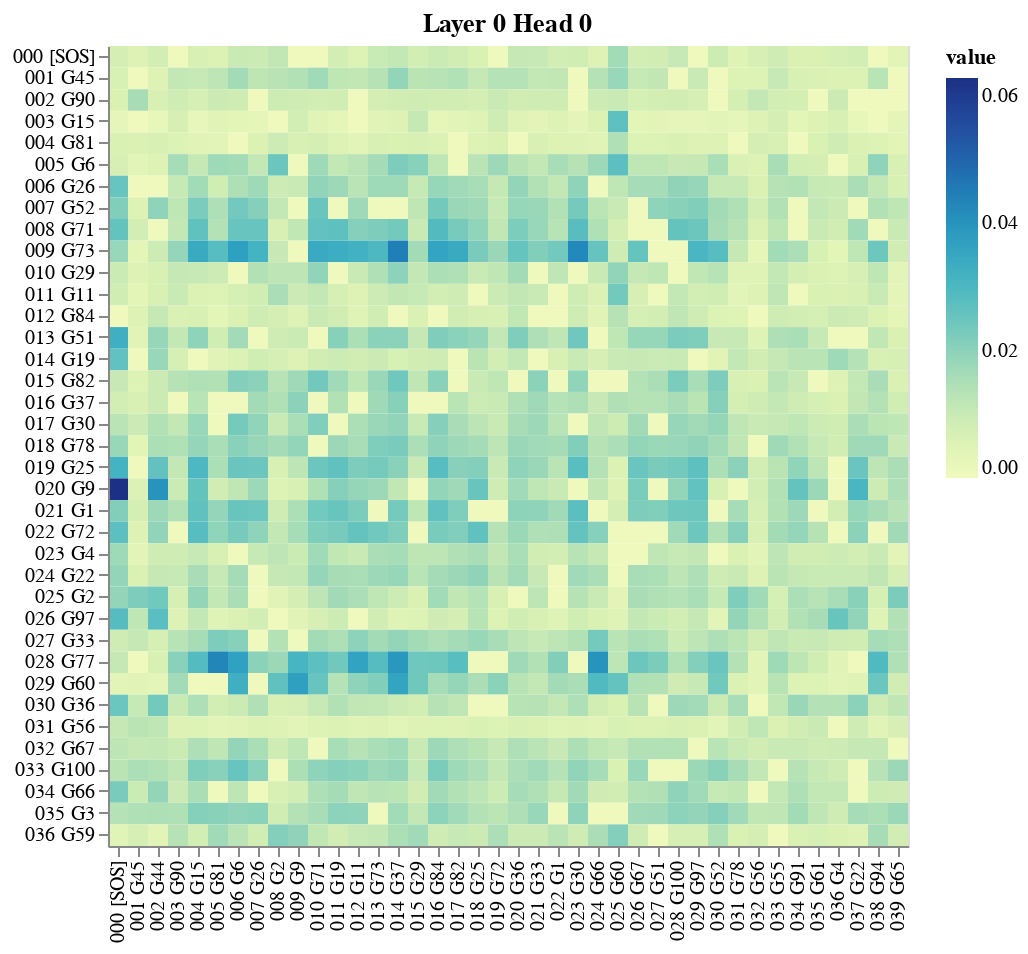

Notebook code cell kept with this figure:
### Code cell
# cross-attention
get_all_attention_maps("encoder-decoder", layers, heads, encoder_input_tokens, decoder_input_tokens, min(40, sentence_len))

### Figure 1 — Vega-Lite specification as saved in the notebook (floating-point values rounded to 4 significant figures; data arrays with more than 128 entries replaced by an {"elided": "..."} marker saying what was removed)
{"config": {"view": {"continuousWidth": 300, "continuousHeight": 300}}, "vconcat": [{"hconcat": [{"mark": {"type": "rect"}, "encoding": {"color": {"field": "value", "type": "quantitative"}, "tooltip": [{"field": "row", "type": "quantitative"}, {"field": "column", "type": "quantitative"}, {"field": "value", "type": "quantitative"}, {"field": "row_token", "type": "nominal"}, {"field": "col_token", "type": "nominal"}], "x": {"axis": {"title": ""}, "field": "col_token", "type": "nominal"}, "y": {"axis": {"title": ""}, "field": "row_token", "type": "nominal"}}, "height": 400, "name": "view_67", "title": "Layer 0 Head 0", "width": 400}]}], "data": {"name": "data-3f810a5df6c51dd3379e12f82d6b893c"}, "params": [{"name": "param_67", "select": {"type": "interval", "encodings": ["x", "y"]}, "bind": "scales", "views": ["view_67"]}], "$schema": "https://vega.github.io/schema/vega-lite/v5.8.0.json", "datasets": {"data-3f810a5df6c51dd3379e12f82d6b893c": {"elided": "1480 records"}}}
